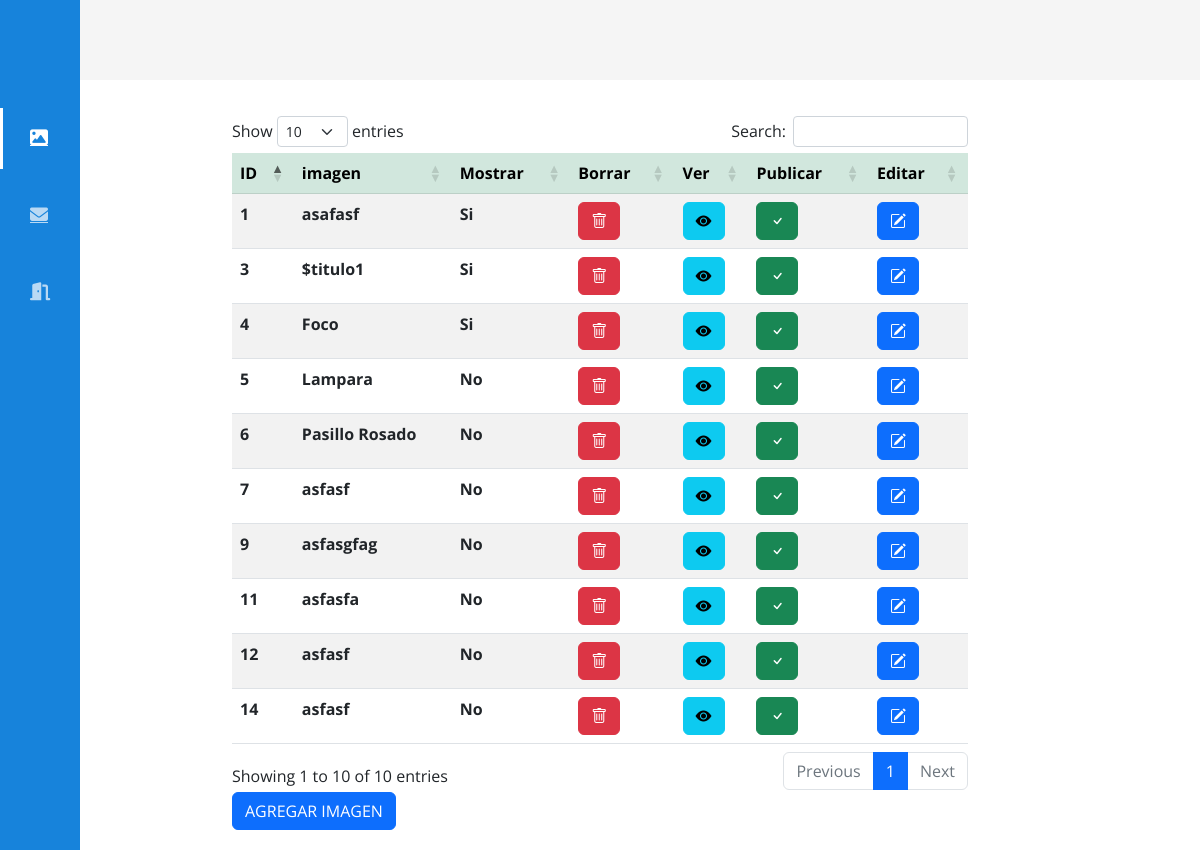
The page /php/galeria.php (signed in) on the database its author committed.
### tables this page shows
CREATE TABLE `galeria` (
  `ID_galeria` int(12) NOT NULL,
  `imagen` varchar(90) NOT NULL,
  `nombreimagen` varchar(80) NOT NULL,
  `mostrar` varchar(12) NOT NULL
);

### php/galeria.php (the view, shortened to what this page needs)
<?php
$con=conectar();
$sql="SELECT * FROM galeria ";
$query=mysqli_query($con,$sql);
?>
<!doctype html>
<html lang="en">
<head>
    <link rel="stylesheet" href="https://cdn.jsdelivr.net/npm/bootstrap-icons@1.10.3/font/bootstrap-icons.css">
    <link href="https://cdn.jsdelivr.net/npm/bootstrap@5.2.3/dist/css/bootstrap.min.css" rel="stylesheet">
    <link rel="stylesheet" href="../css/menulateral.css">
        <link rel="stylesheet" href="https://cdnjs.cloudflare.com/ajax/libs/twitter-bootstrap/5.2.0/css/bootstrap.min.css">
    <link rel="stylesheet" href="https://cdn.datatables.net/1.13.1/css/dataTables.bootstrap5.min.css">
</head>
<body id="body">
<?php
    if(isset($_SESSION['usuario'])){
   if($_SESSION['usuario']['cargo']!="CEO"){
?>
    <header>
        <div class="icon__menu">
        </div>
    </header>
    <div class="menu__side" id="menu_side">
        <div class="options__menu">
            <a href="galeria.php" class="selected">
                <div class="option">
                <i class="fa-solid fa-image" title="Galeria"></i>
                    <h4>Galeria</h4>
                </div>
            </a>
            <a href="mensajes.php">
                <div class="option">
                <i class="fa-solid fa-envelope" title= "Contacto"></i>
                    <h4>Contacto</h4>
                </div>
            </a>
            <a href="salir.php">
                <div class="option">
                <i class="fa-solid fa-door-open" title="Cerrar Sesion"></i>
                    <h4>Salir</h4>
                </div>
            </a>
        </div>
    </div>
    <?php
       }else if($_SESSION['usuario']['cargo']=="CEO"){
        ?>
    <header>
        <div class="icon__menu">
            <i class="fas fa-bars" id="btn_open"></i>
        </div>
    </header>
    <div class="menu__side" id="menu_side">
        <div class="options__menu">
            <a href="galeria.php" class="selected">
                <div class="option">
                <i class="fa-solid fa-image" title="Galeria"></i>
                    <h4>Galeria</h4>
                </div>
            </a>
            <a href="admin.php" >
                <div class="option">
                <i class="fa-solid fa-user" title="Usuarios"></i>
                    <h4>Usuarios</h4>
                </div>
            </a>
            <a href="mensajes.php">
                <div class="option">
                <i class="fa-solid fa-envelope" title= "Contacto"></i>
                    <h4>Contacto</h4>
                </div>
            </a>
            <a href="salir.php">
                <div class="option">
                <i class="fa-solid fa-door-open" title="Cerrar Sesion"></i>
                    <h4>Salir</h4>
                </div>
            </a>
        </div>
    </div>
    <?php
       }
   }
   ?>
    <main>
      <br><br>    <br><br>
      <div class="container">
        <div class="row">
            <div class="col-md-2"></div>
            <div class="col-md-8 col-sm-12">
            <table id="ejemplo" class="table table-striped" style="width:100%">
                    <thead class="table-success table-striped">
                        <tr>
                            <th>ID</th>
                            <th>imagen</th>
                            <th>Mostrar</th>
                            <th>Borrar</th>
                            <th>Ver</th>
                            <th>Publicar</th>
                            <th>Editar</th>
                        </tr>
                    </thead>
                    <tbody>
                        <?php
                                            while($row=mysqli_fetch_array($query)){
                                        ?>
                        <tr>
                            <th>
                                <?php  echo $row['ID_galeria']?>
                            </th>
                            <th>
                                <?php  echo $row['nombreimagen']?>
                            </th>
                            <th>
                                <?php  echo $row['mostrar']?>
                            </th>
                            <th> <a   class="btn btn-danger" data-toggle="modal" data-target="#ModalDelete<?php echo $row['ID_galeria'] ?>"><i class="bi bi-trash"></i></a></th>
                            <th><a  class="btn btn-info" data-toggle="modal" data-target="#ModalVer<?php echo $row['ID_galeria'] ?>" ><i class="bi bi-eye-fill"></i></a> </th>
                            <th><a   class="btn btn-success" data-toggle="modal" data-target="#ModalConfir<?php echo $row['ID_galeria'] ?>" ><i class="bi bi-check"></i></a></th>
                            <th><a class="btn btn-primary" data-toggle="modal" data-target="#ModalEdit<?php echo $row['ID_galeria'] ?>"><i class="bi bi-pencil-square"></i></a></th>
                        </tr>
                        <?php
                                            }
                                        ?>
                    </tbody>
                </table>
                <a type="submit" id="btnEnviar" name="btnEnviar" class="btn btn-primary text-center"
                    value="AGREGAR BLOG" href="cruds/galeria/agregarImagen.php">AGREGAR IMAGEN</a>
            </div>
        </div>
        </div>
    </main>
</body>
</html>

### css/menulateral.css (style rules this page uses)
* { margin: 0; padding: 0; box-sizing: border-box; text-decoration: none; font-family: 'Open Sans', sans-serif; }
body { margin-left: 80px; margin-top: 80px; transition: margin-left 300ms cubic-bezier(0.785, 0.135, 0.15, 0.86); }
main { padding: 20px; }
header { width: 100%; height: 80px; background: #f5f5f5; display: flex; align-items: center; position: fixed; top: 0; z-index: 200; }
.icon__menu { width: 50px; height: 100%; display: flex; justify-content: center; align-items: center; transform: translateX(10px); }
.menu__side { width: 80px; height: 100%; background: #1783db; position: fixed; top: 0; left: 0; color: white; font-size: 18px; z-index: 300; overflow: hidden; overflow-y: scroll; border-right: 20px solid #1783db; transition: all 300ms cubic-bezier(0.785, 0.135, 0.15, 0.86); }
.menu__side { -ms-overflow-style: none; scrollbar-width: none; }
.options__menu { padding: 20px 30px; position: absolute; top: 80px; }
.options__menu a { color: #ffffffb2; cursor: default; display: block; position: relative; transition: color 300ms; }
.options__menu .option { padding: 20px 0px; display: flex; align-items: center; position: relative; }
.options__menu .option i { width: 20px; margin-right: 20px; cursor: pointer; }
.options__menu .option h4 { font-weight: 300; cursor: pointer; }
a.selected { color: #fff; }
.selected:before { content: ''; width: 3px; height: 80%; background: white; position: absolute; top: 10%; left: -30px; }

### rows shown on the page
galeria: ID_galeria "1", nombreimagen "asafasf", mostrar "Si"
galeria: ID_galeria "3", nombreimagen "$titulo1", mostrar "Si"
galeria: ID_galeria "4", nombreimagen "Foco", mostrar "Si"
galeria: ID_galeria "5", nombreimagen "Lampara", mostrar "No"
galeria: ID_galeria "6", nombreimagen "Pasillo Rosado", mostrar "No"
galeria: ID_galeria "7", nombreimagen "asfasf", mostrar "No"
galeria: ID_galeria "9", nombreimagen "asfasgfag", mostrar "No"
galeria: ID_galeria "11", nombreimagen "asfasfa", mostrar "No"
galeria: ID_galeria "12", nombreimagen "asfasf", mostrar "No"
galeria: ID_galeria "14", nombreimagen "asfasf", mostrar "No"
